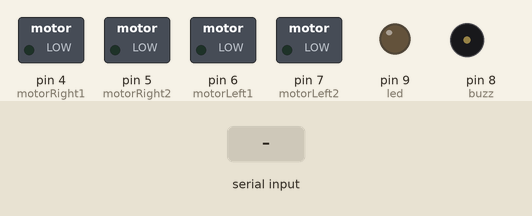
A sketch run on a simulated Arduino Uno, built with avr-gcc and run on an emulated ATmega328P. Shown: switched loads named in the sketch (green lamp = pin HIGH), output pins drawn as LEDs (lit = HIGH), buzzer (waves = sounding). Dashed ring = blinking. The inputs (shaded band) are chosen by the test bench.

Above: at 1.2 s.
1.3 s: "Z" received over Serial
At 1.7 s:
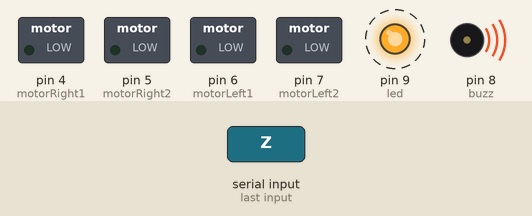
Timing chart, 0 to 8.3 s (numbered marks = the images above; inputs shaded):
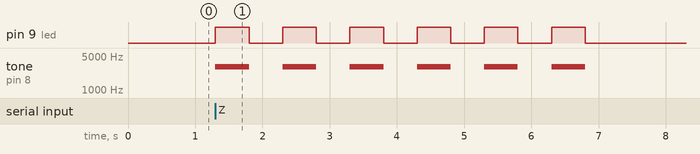

Measured:
- after the input at 1.3 s, pin 9 (led): alternates HIGH for 0.50 s and LOW for 0.50 s, 12 changes in all, then stays LOW, starting at once; tone on pin 8 (buzz): alternates 3000 Hz for 0.50 s and silent for 0.50 s, 12 changes in all, then stays silent, starting at once

The sketch:

carq2.ino.ino
```cpp
int motorRight1 = 4;       // Правый мотор.
int motorRight2 = 5;


int motorLeft1 = 6;        // Левый мотор.
int motorLeft2 = 7;

int led = 9;        //led
int buzz = 8;        //buzz

int control;               // Управление двигателями.
int motorSpeed;            // Управление скоростью.

void setup() {

  pinMode (motorRight1, OUTPUT);
  pinMode (motorRight2, OUTPUT);


  pinMode (motorLeft1, OUTPUT);
  pinMode (motorLeft2, OUTPUT);

  pinMode (buzz, OUTPUT);
  pinMode (led, OUTPUT);

  motorSpeed = 250;
  Serial.begin (9600);
}

void loop()
{
  if (Serial.available() > 0) {
    control = Serial.read();

    /*********************** Скорость ***********************/
    if (control == '1') {     // Скорость 1.
      motorSpeed = 120;
    }
    if (control == '2') {     // Скорость 2
      motorSpeed = 170;
    }
    if (control == '3') {     // Скорость 3.
      motorSpeed = 250;
    }

    /*********************** Направление ***********************/
    if (control == 'S') {      // Ехать вперёд.
  rightWheelForward ();
  leftWheelForward ();
    }

    if (control == 'W') {      // Ехать назад.
   digitalWrite (motorRight1, HIGH);
  digitalWrite (motorRight2, LOW);
digitalWrite (motorLeft1, HIGH);
  digitalWrite (motorLeft2, LOW);
    }

    if (control == 'E') {      // Повернуть направо вперёд.
  rightWheelBack ();
   leftWheelForward ();
    }

    if (control == 'Q') {      // Повернуть налево вперёд.
   rightWheelForward ();
   leftWheelBack ();
    }

    if (control == 'P') {      // Остановиться.
      rightWheelStop ();
      leftWheelStop ();
      erroff ();
    }
  if (control == 'Z') {      //oraaaaat
      erron();
    }

  }
}

/*********************** Функции колёс ***********************/
void rightWheelForward () {               // Правое колесо вперёд.
  digitalWrite (motorRight1, LOW);
  digitalWrite (motorRight2, HIGH);

}

void leftWheelForward () {                // Левое колесо вперёд.
  digitalWrite (motorLeft1, LOW);
  digitalWrite (motorLeft2, HIGH);

}

void rightWheelBack () {                  // Правое колесо назад.
  digitalWrite (motorRight1, HIGH);
  digitalWrite (motorRight2, LOW);

}

void leftWheelBack () {                   // Левое колесо назад.
  digitalWrite (motorLeft1, HIGH);
  digitalWrite (motorLeft2, LOW);

}

void rightWheelStop () {                  // Правое колесо остановить.
  digitalWrite (motorRight1, LOW);
  digitalWrite (motorRight2, LOW);

}

void leftWheelStop () {                   // Левое колесо остановить.
  digitalWrite (motorLeft1, LOW);
  digitalWrite (motorLeft2, LOW);

}


/**********error*********/
void erron () {                  //ay blyat huston y nas problemu
  digitalWrite (9, HIGH);
  tone (8,3000);
  delay(500);
  noTone(8);
  digitalWrite (9, LOW);
  delay (500);
  digitalWrite (led, HIGH);
  tone (8,3000);
  delay(500);
  noTone(8);
  digitalWrite (led, LOW);
  delay (500);
  digitalWrite (led, HIGH);
  tone (8,3000);
  delay(500);
  noTone(8);
  digitalWrite (led, LOW);
  delay (500);
  digitalWrite (led, HIGH);
  tone (8,3000);
  delay(500);
  noTone(8);
  digitalWrite (led, LOW);
  delay (500);
  digitalWrite (led, HIGH);
  tone (8,3000);
  delay(500);
  noTone(8);
  digitalWrite (led, LOW);
  delay (500);
  digitalWrite (led, HIGH);
  tone (8,3000);
  delay(500);
  noTone(8);
  digitalWrite (led, LOW);
  delay (500);
}

void erroff () {                   //vse zbs
  noTone(8);
  digitalWrite (led, LOW);
}
```
